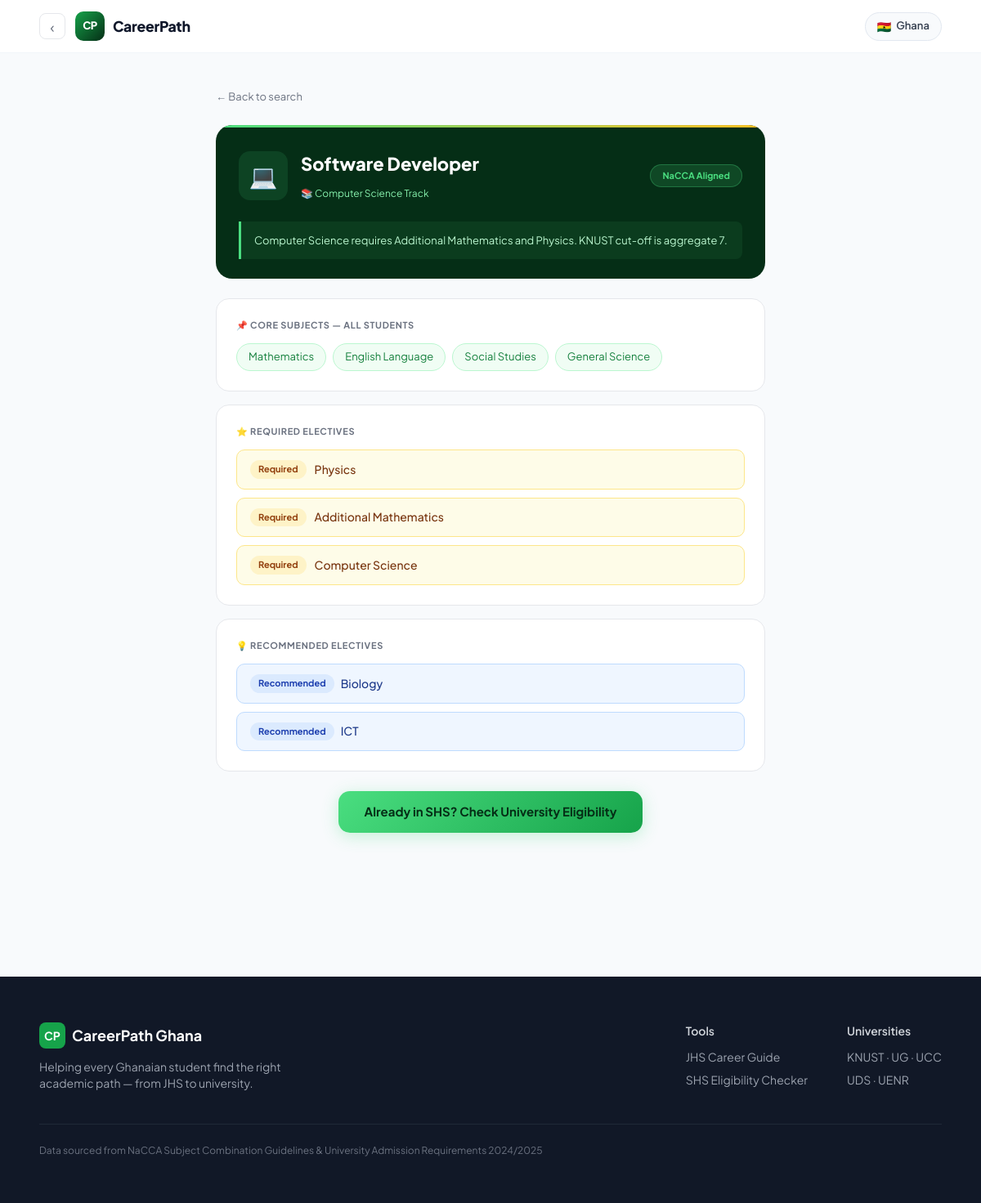
Page /jhs-guide/career/103/ on the committed database.
### careers/models.py (models this page shows, shortened)
class Career(models.Model):
    name = models.CharField(max_length=150)
    icon = models.CharField(max_length=50, default='🎯')
    description = models.TextField(blank=True)
    keywords = models.TextField(help_text='Comma-separated keywords for NLP matching')
    learning_area = models.ForeignKey(LearningArea, on_delete=models.SET_NULL, null=True)
    core_subjects = models.ManyToManyField(Subject, related_name='career_core', blank=True)
    mandatory_electives = models.ManyToManyField(Subject, related_name='career_mandatory', blank=True)
    recommended_electives = models.ManyToManyField(Subject, related_name='career_recommended', blank=True)
    why_text = models.TextField(blank=True, help_text='Explanation shown to student')
    created_at = models.DateTimeField(auto_now_add=True)

class LearningArea(models.Model):
    SCHOOL_TYPE_CHOICES = [
        ('SHS', 'Senior High School'),
        ('STEM', 'STEM School'),
        ('BOTH', 'Both'),
    ]
    name = models.CharField(max_length=100)
    school_type = models.CharField(max_length=4, choices=SCHOOL_TYPE_CHOICES, default='SHS')
    description = models.TextField(blank=True)

class Subject(models.Model):
    GROUP_CHOICES = [
        ('A', 'Core'),
        ('B', 'Learning Area Elective'),
        ('C', 'Related Learning Area Elective'),
        ('D', 'Other Elective'),
    ]
    name = models.CharField(max_length=100)
    group = models.CharField(max_length=1, choices=GROUP_CHOICES)
    learning_area = models.ForeignKey(LearningArea, on_delete=models.CASCADE, related_name='subjects', null=True, blank=True)
    is_mandatory = models.BooleanField(default=False)
    is_externally_examinable = models.BooleanField(default=True)
    description = models.TextField(blank=True)

### frontend/views.py (the view)
# urls.py: path('jhs-guide/career/<int:career_id>/', views.career_detail, name='career_detail'),
def career_detail(request, career_id):
    from careers.models import Career
    career = Career.objects.prefetch_related("core_subjects","mandatory_electives","recommended_electives").get(id=career_id)
    return render(request, "frontend/career_detail.html", {"career": career})

### frontend/templates/frontend/career_detail.html (shortened to what this page needs)
{% extends 'frontend/base.html' %}
{% block content %}
<div style="position:relative;min-height:100vh;">
  <div style="max-width:720px;margin:0 auto;padding:40px 24px 80px;">
    <a href="/jhs-guide/" style="display:inline-flex;align-items:center;gap:6px;font-size:13px;color:#6b7280;text-decoration:none;margin-bottom:24px;">
      ← Back to search
    </a>
    <div style="background:#052e16;border-radius:20px;overflow:hidden;margin-bottom:24px;">
      <div style="height:3px;background:linear-gradient(90deg,#4ade80,#fbbf24);"></div>
      <div style="padding:28px 28px 24px;display:flex;align-items:center;justify-content:space-between;flex-wrap:wrap;gap:12px;">
        <div style="display:flex;align-items:center;gap:16px;">
          <div style="width:60px;height:60px;background:rgba(74,222,128,0.12);border-radius:14px;display:flex;align-items:center;justify-content:center;font-size:28px;">
            {% if career.icon == 'stethoscope' %}🩺
            {% elif career.icon == 'gavel' %}⚖️
            {% elif career.icon == 'laptop' %}💻
            {% elif career.icon == 'flask' %}🧪
            {% elif career.icon == 'palette' %}🎨
            {% elif career.icon == 'briefcase' %}💼
            {% elif career.icon == 'hard hat' %}👷
            {% elif career.icon == 'calculator' %}🧮
            {% elif career.icon == 'pen' %}✏️
            {% elif career.icon == 'globe' %}🌍
            {% else %}🎓
            {% endif %}
          </div>
          <div>
            <h1 style="font-size:22px;font-weight:800;color:#fff;margin:0 0 6px;">{{ career.name }}</h1>
            <span style="font-size:12px;color:#86efac;">📚 {{ career.learning_area.name }} Track</span>
          </div>
        </div>
        <span style="font-size:11px;font-weight:700;background:rgba(74,222,128,0.15);color:#4ade80;border:1px solid rgba(74,222,128,0.3);padding:5px 14px;border-radius:100px;">NaCCA Aligned</span>
      </div>
      <div style="padding:0 28px 24px;">
        <div style="background:rgba(74,222,128,0.08);border-left:3px solid #4ade80;border-radius:0 8px 8px 0;padding:12px 16px;font-size:13px;color:#bbf7d0;line-height:1.7;">
          {{ career.why_text }}
        </div>
      </div>
    </div>
    <div style="background:#fff;border-radius:16px;border:1px solid #e5e7eb;padding:24px;margin-bottom:16px;">
      <p style="font-size:11px;font-weight:700;color:#6b7280;text-transform:uppercase;letter-spacing:0.06em;margin:0 0 14px;">📌 Core Subjects — All Students</p>
      <div style="display:flex;flex-wrap:wrap;gap:8px;">
        {% for s in career.core_subjects.all %}
        <span style="font-size:13px;background:#f0fdf4;color:#15803d;border:1px solid #bbf7d0;padding:6px 14px;border-radius:100px;">{{ s.name }}</span>
        {% endfor %}
      </div>
    </div>
    <div style="background:#fff;border-radius:16px;border:1px solid #e5e7eb;padding:24px;margin-bottom:16px;">
      <p style="font-size:11px;font-weight:700;color:#6b7280;text-transform:uppercase;letter-spacing:0.06em;margin:0 0 14px;">⭐ Required Electives</p>
      <div style="display:flex;flex-direction:column;gap:10px;">
        {% for s in career.mandatory_electives.all %}
        <div style="display:flex;align-items:center;gap:10px;background:#fefce8;border:1px solid #fde68a;border-radius:10px;padding:12px 16px;">
          <span style="font-size:11px;font-weight:700;background:#fef3c7;color:#92400e;padding:3px 10px;border-radius:100px;flex-shrink:0;">Required</span>
          <span style="font-size:14px;color:#78350f;font-weight:500;">{{ s.name }}</span>
        </div>
        {% endfor %}
      </div>
    </div>
    <div style="background:#fff;border-radius:16px;border:1px solid #e5e7eb;padding:24px;margin-bottom:24px;">
      <p style="font-size:11px;font-weight:700;color:#6b7280;text-transform:uppercase;letter-spacing:0.06em;margin:0 0 14px;">💡 Recommended Electives</p>
      <div style="display:flex;flex-direction:column;gap:10px;">
        {% for s in career.recommended_electives.all %}
        <div style="background:#eff6ff;border:1px solid #bfdbfe;border-radius:10px;padding:12px 16px;">
          <div style="display:flex;align-items:center;gap:8px;">
            <span style="font-size:11px;font-weight:700;background:#dbeafe;color:#1e40af;padding:3px 10px;border-radius:100px;flex-shrink:0;">Recommended</span>
            <span style="font-size:14px;color:#1e3a8a;font-weight:500;">{{ s.name }}</span>
          </div>
        </div>
        {% endfor %}
      </div>
    </div>
    <div style="text-align:center;">
      <a href="/shs-eligibility/" style="display:inline-flex;align-items:center;gap:8px;background:linear-gradient(135deg,#4ade80,#16a34a);color:#052e16;font-weight:700;padding:14px 32px;border-radius:14px;text-decoration:none;font-size:15px;box-shadow:0 4px 20px rgba(74,222,128,0.3);">
           Already in SHS? Check University Eligibility
      </a>
    </div>
  </div>
</div>
{% endblock %}

### frontend/templates/frontend/base.html (style rules this page uses)
:root { --green: #16a34a; --green-dark: #14532d; --green-light: #dcfce7; --gold: #d97706; --gold-light: #fef3c7; --ink: #0f172a; --muted: #64748b; --surface: #f8fafc; }
* { box-sizing: border-box; }
body { font-family: 'Plus Jakarta Sans', sans-serif; background: var(--surface); color: var(--ink); }

### rows in the picture
Career: name "Software Developer", learning_area.name "Computer Science", why_text "Computer Science requires Additional Mathematics and Physics. KNUST cut-off is aggregate 7."
Subject: name "Mathematics"
Subject: name "English Language"
Subject: name "Social Studies"
Subject: name "General Science"
Subject: name "Physics"
Subject: name "Additional Mathematics"
Subject: name "Computer Science"
Subject: name "Biology"
Subject: name "ICT"
